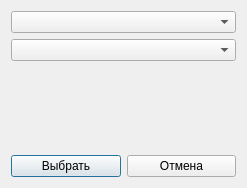
<?xml version="1.0" encoding="UTF-8"?>
<ui version="4.0">
 <class>SequelaChooseDialog</class>
 <widget class="QDialog" name="SequelaChooseDialog">
  <property name="geometry">
   <rect>
    <x>0</x>
    <y>0</y>
    <width>247</width>
    <height>188</height>
   </rect>
  </property>
  <property name="windowTitle">
   <string>Dialog</string>
  </property>
  <layout class="QVBoxLayout" name="verticalLayout">
   <item>
    <widget class="QComboBox" name="sequelaTypeCombo"/>
   </item>
   <item>
    <widget class="QComboBox" name="sequelaCombo"/>
   </item>
   <item>
    <spacer name="verticalSpacer">
     <property name="orientation">
      <enum>Qt::Vertical</enum>
     </property>
     <property name="sizeHint" stdset="0">
      <size>
       <width>20</width>
       <height>40</height>
      </size>
     </property>
    </spacer>
   </item>
   <item>
    <layout class="QHBoxLayout" name="horizontalLayout">
     <item>
      <widget class="QPushButton" name="selectSequela">
       <property name="text">
        <string>Выбрать</string>
       </property>
      </widget>
     </item>
     <item>
      <widget class="QPushButton" name="Cancel">
       <property name="text">
        <string>Отмена</string>
       </property>
      </widget>
     </item>
    </layout>
   </item>
  </layout>
 </widget>
 <resources/>
 <connections/>
</ui>
